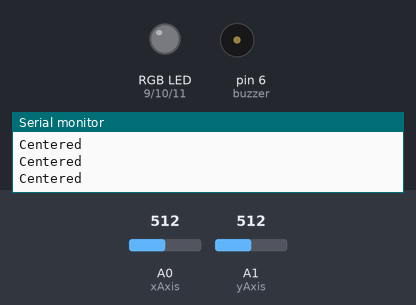
The sketch below on a simulated Arduino Uno, built with avr-gcc and run on an emulated ATmega328P. Parts: an RGB LED mixed from three pins (HIGH = lit), buzzer (waves = sounding), the last lines printed to the serial monitor. The test bench sets the inputs (shaded band); at power-on: A0 (xAxis) = 512, A1 (yAxis) = 512. Dim RGB values are drawn brighter than linear.

Above: at 1.2 s.
1.3 s: A0 (xAxis) set to 703
2.8 s: A0 (xAxis) set to 731
At 3.9 s:
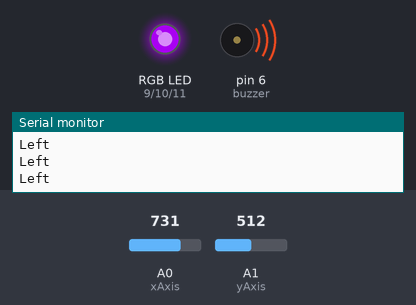
4.3 s: A1 (yAxis) set to 697
5.8 s: A1 (yAxis) set to 723
At 6.5 s:
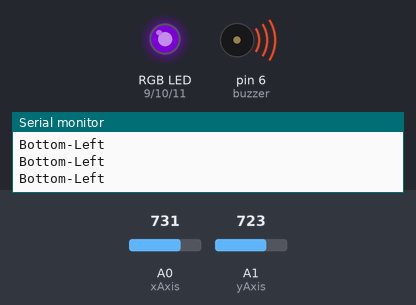
7.3 s: A0 (xAxis) set to 511
At 7.9 s:
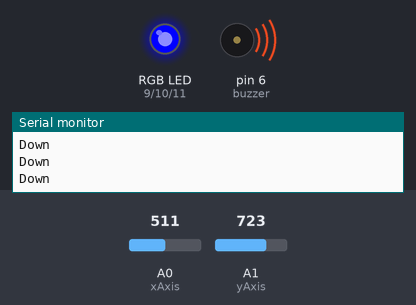
8.8 s: A1 (yAxis) set to 306
At 9.2 s:
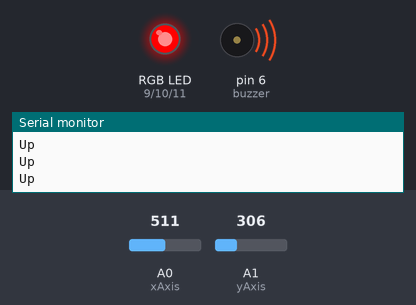
Timing chart, 0 to 11.3 s (numbered marks = the images above; inputs shaded):
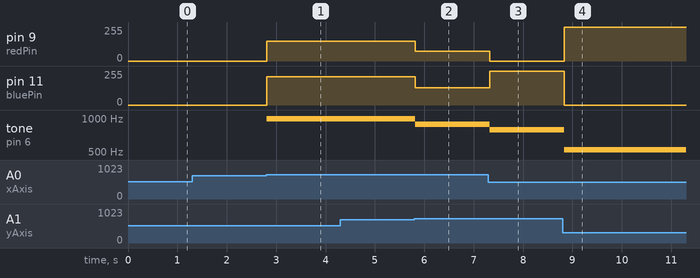

Measured:
- the behaviour switches between 712 and 713 on A0 (xAxis) (found by bisection; images 0 and 1)
- the behaviour switches between 712 and 713 on A1 (yAxis) (found by bisection; images 1 and 2)
- after the input at 2.8 s, pin 9 (redPin): 0/255 → 148/255 at once; pin 11 (bluePin): 0/255 → 211/255 at once; tone on pin 6 (buzzer): silent → 988 Hz at once
- after the input at 5.8 s, pin 9 (redPin): 148/255 → 75/255 at once; pin 11 (bluePin): 211/255 → 130/255 at once; tone on pin 6 (buzzer): 988 Hz → 880 Hz at once
- after the input at 7.3 s, pin 9 (redPin): 75/255 → 0/255 at once; pin 11 (bluePin): 130/255 → 255/255 at once; tone on pin 6 (buzzer): 880 Hz → 784 Hz at once
- after the input at 8.8 s, pin 9 (redPin): 0/255 → 255/255 at once; pin 11 (bluePin): 255/255 → 0/255 at once; tone on pin 6 (buzzer): 784 Hz → 523 Hz at once

The sketch:

keyboard.ino
```cpp
/////////////////////////////////////////////////////////////

// AUTHOR: FELICIA LIU
// DATE: FEBRUARY 15, 2025
// CODE IS FREE TO USE FOR HI-SKULE PURPOSES

const int xAxis = A0;  // Joystick X axis
const int yAxis = A1;  // Joystick Y axis

const int redPin = 9;    // PWM pin for Red LED
const int greenPin = 10; // PWM pin for Green LED
const int bluePin = 11;  // PWM pin for Blue LED
const int buzzer = 6;    // Buzzer pin

const int threshold = 200; // Dead zone threshold (adjust as needed)

void setup() {
  Serial.begin(9600); // Start serial communication
  pinMode(redPin, OUTPUT);
  pinMode(greenPin, OUTPUT);
  pinMode(bluePin, OUTPUT);
  pinMode(buzzer, OUTPUT);
}

void loop() {
  int xValue = analogRead(xAxis); // Read X axis
  int yValue = analogRead(yAxis); // Read Y axis

  if (xValue < (512 - threshold) && yValue < (512 - threshold)) {
    Serial.println("Top-Right");
    setColor(255, 165, 0); // Orange
    tone(buzzer, 587); // D5
  }
  else if (xValue < (512 - threshold) && yValue > (512 + threshold)) {
    Serial.println("Bottom-Right");
    setColor(0, 255, 0); // Green
    tone(buzzer, 698); // F5
  }
  else if (xValue > (512 + threshold) && yValue > (512 + threshold)) {
    Serial.println("Bottom-Left");
    setColor(75, 0, 130); // Indigo
    tone(buzzer, 880); // A5
  }
  else if (xValue > (512 + threshold) && yValue < (512 - threshold)) {
    Serial.println("Top-Left");
    setColor(255, 0, 255); // Magenta
    tone(buzzer, 1046); // C6
  }
  else if (yValue > (512 + threshold)) {
    Serial.println("Down");
    setColor(0, 0, 255); // Blue
    tone(buzzer, 784); // G5
  }
  else if (yValue < (512 - threshold)) {
    Serial.println("Up");
    setColor(255, 0, 0); // Red
    tone(buzzer, 523); // C5
  }
  else if (xValue > (512 + threshold)) {
    Serial.println("Left");
    setColor(148, 0, 211); // Violet
    tone(buzzer, 988); // B5
  }
  else if (xValue < (512 - threshold)) {
    Serial.println("Right");
    setColor(255, 255, 0); // Yellow
    tone(buzzer, 659); // E5
  }
  else {
    Serial.println("Centered");
    setColor(0, 0, 0); // Off
    noTone(buzzer); // Stop sound
  }
  delay(100);
}

// Set RGB color
void setColor(int red, int green, int blue) {
  analogWrite(redPin, red);
  analogWrite(greenPin, green);
  analogWrite(bluePin, blue);
}

/////////////////////////////////////////////////////////////
```
